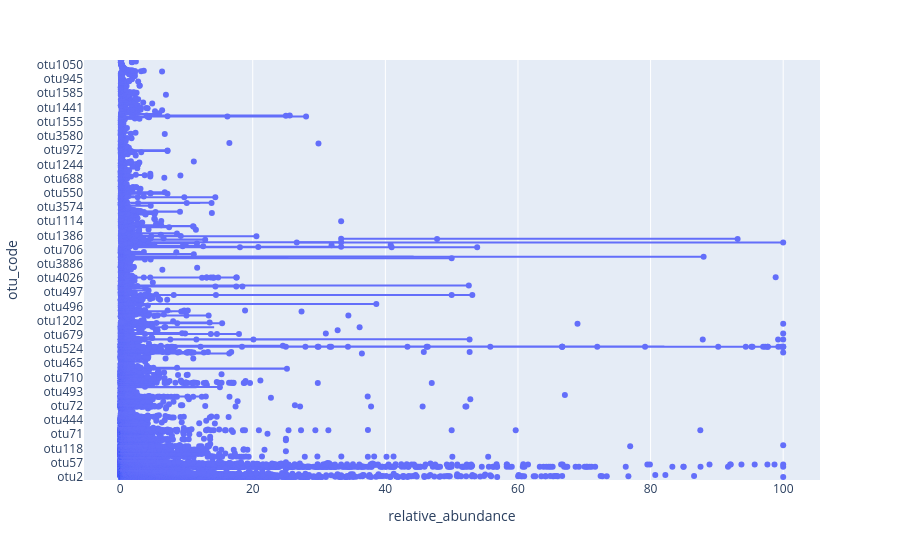

Notebook code for this chart:
### Code cell
df = db_data.extracData("""
                SELECT 
                dim_otu.otu_code,
                s_otu.relative_abundance 
                from 
                specimen_otu as s_otu
                inner join dim_otu on s_otu.otu_id = dim_otu.otu_id 
                inner join specimen s on s_otu.specimen_id  = s.specimen_id
                """)

fig = px.box(df, x="relative_abundance", y="otu_code", points="all")
fig.show()

### Figure 1 — Plotly figure (JSON) as saved in the notebook; plotly's stock layout.template omitted (floating-point values rounded to 4 significant figures; data arrays with more than 128 entries replaced by an {"elided": "..."} marker saying what was removed)
{"data": [{"alignmentgroup": "True", "boxpoints": "all", "hovertemplate": "relative_abundance=%{x}<br>otu_code=%{y}<extra></extra>", "legendgroup": "", "marker": {"color": "#636efa"}, "name": "", "notched": false, "offsetgroup": "", "orientation": "h", "showlegend": false, "type": "box", "x": {"elided": "44612 float values"}, "x0": " ", "xaxis": "x", "y": {"elided": "44612 str values"}, "y0": " ", "yaxis": "y"}], "layout": {"boxmode": "group", "legend": {"tracegroupgap": 0}, "margin": {"t": 60}, "xaxis": {"anchor": "y", "domain": [0, 1], "title": {"text": "relative_abundance"}}, "yaxis": {"anchor": "x", "domain": [0, 1], "title": {"text": "otu_code"}}}}
